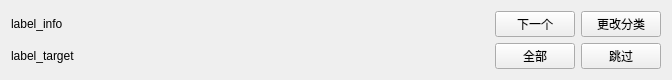
<?xml version="1.0" encoding="UTF-8"?>
<ui version="4.0">
 <class>pixiv</class>
 <widget class="QWidget" name="pixiv">
  <property name="geometry">
   <rect>
    <x>0</x>
    <y>0</y>
    <width>672</width>
    <height>54</height>
   </rect>
  </property>
  <property name="sizePolicy">
   <sizepolicy hsizetype="Expanding" vsizetype="Fixed">
    <horstretch>0</horstretch>
    <verstretch>0</verstretch>
   </sizepolicy>
  </property>
  <property name="windowTitle">
   <string>Form</string>
  </property>
  <layout class="QGridLayout" name="gridLayout">
   <item row="0" column="0">
    <widget class="QLabel" name="info">
     <property name="sizePolicy">
      <sizepolicy hsizetype="Expanding" vsizetype="Preferred">
       <horstretch>0</horstretch>
       <verstretch>0</verstretch>
      </sizepolicy>
     </property>
     <property name="text">
      <string>label_info</string>
     </property>
    </widget>
   </item>
   <item row="0" column="1">
    <widget class="QPushButton" name="next">
     <property name="sizePolicy">
      <sizepolicy hsizetype="Preferred" vsizetype="Preferred">
       <horstretch>0</horstretch>
       <verstretch>0</verstretch>
      </sizepolicy>
     </property>
     <property name="text">
      <string>下一个</string>
     </property>
    </widget>
   </item>
   <item row="0" column="2">
    <widget class="QPushButton" name="change">
     <property name="sizePolicy">
      <sizepolicy hsizetype="Preferred" vsizetype="Preferred">
       <horstretch>0</horstretch>
       <verstretch>0</verstretch>
      </sizepolicy>
     </property>
     <property name="text">
      <string>更改分类</string>
     </property>
    </widget>
   </item>
   <item row="1" column="0">
    <widget class="QLabel" name="target">
     <property name="text">
      <string>label_target</string>
     </property>
    </widget>
   </item>
   <item row="1" column="1">
    <widget class="QPushButton" name="both">
     <property name="sizePolicy">
      <sizepolicy hsizetype="Preferred" vsizetype="Preferred">
       <horstretch>0</horstretch>
       <verstretch>0</verstretch>
      </sizepolicy>
     </property>
     <property name="text">
      <string>全部</string>
     </property>
    </widget>
   </item>
   <item row="1" column="2">
    <widget class="QPushButton" name="skip">
     <property name="sizePolicy">
      <sizepolicy hsizetype="Preferred" vsizetype="Preferred">
       <horstretch>0</horstretch>
       <verstretch>0</verstretch>
      </sizepolicy>
     </property>
     <property name="text">
      <string>跳过</string>
     </property>
    </widget>
   </item>
  </layout>
 </widget>
 <resources/>
 <connections/>
</ui>
